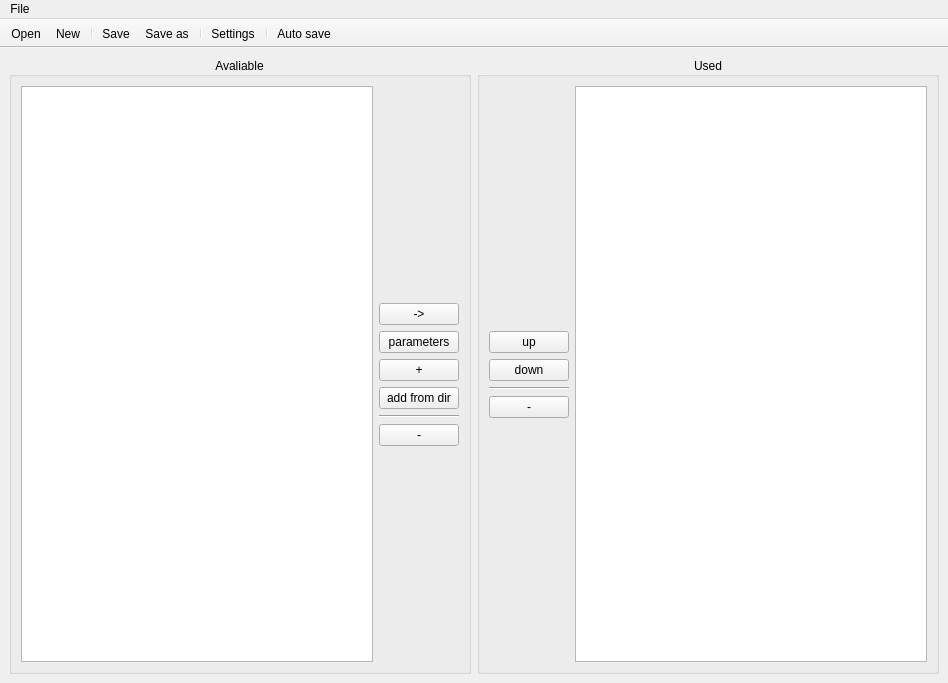
<?xml version="1.0" encoding="UTF-8"?>
<ui version="4.0">
 <class>MainWindow</class>
 <widget class="QMainWindow" name="MainWindow">
  <property name="geometry">
   <rect>
    <x>0</x>
    <y>0</y>
    <width>948</width>
    <height>683</height>
   </rect>
  </property>
  <property name="windowTitle">
   <string notr="true">basalt_gui</string>
  </property>
  <widget class="QWidget" name="centralwidget">
   <layout class="QHBoxLayout" name="horizontalLayout_3">
    <item>
     <widget class="QGroupBox" name="avaliable">
      <property name="title">
       <string>Avaliable</string>
      </property>
      <property name="alignment">
       <set>Qt::AlignCenter</set>
      </property>
      <layout class="QHBoxLayout" name="horizontalLayout_2">
       <item>
        <widget class="QListView" name="avaliableList">
         <property name="selectionBehavior">
          <enum>QAbstractItemView::SelectRows</enum>
         </property>
        </widget>
       </item>
       <item>
        <layout class="QVBoxLayout" name="verticalLayout">
         <item>
          <spacer name="verticalSpacer">
           <property name="orientation">
            <enum>Qt::Vertical</enum>
           </property>
           <property name="sizeHint" stdset="0">
            <size>
             <width>20</width>
             <height>40</height>
            </size>
           </property>
          </spacer>
         </item>
         <item>
          <widget class="QPushButton" name="use">
           <property name="toolTip">
            <string>Use selected effect</string>
           </property>
           <property name="text">
            <string notr="true">-&gt;</string>
           </property>
          </widget>
         </item>
         <item>
          <widget class="QPushButton" name="edit">
           <property name="toolTip">
            <string>Open selected effect`s parameters</string>
           </property>
           <property name="text">
            <string>parameters</string>
           </property>
          </widget>
         </item>
         <item>
          <widget class="QPushButton" name="add">
           <property name="toolTip">
            <string>Add effect</string>
           </property>
           <property name="text">
            <string notr="true">+</string>
           </property>
          </widget>
         </item>
         <item>
          <widget class="QPushButton" name="addFromDir">
           <property name="toolTip">
            <string>Add all effects from directory</string>
           </property>
           <property name="text">
            <string>add from dir</string>
           </property>
          </widget>
         </item>
         <item>
          <widget class="Line" name="line">
           <property name="orientation">
            <enum>Qt::Horizontal</enum>
           </property>
          </widget>
         </item>
         <item>
          <widget class="QPushButton" name="deleteAvaliable">
           <property name="toolTip">
            <string>Remove selected effect from list</string>
           </property>
           <property name="text">
            <string notr="true">-</string>
           </property>
          </widget>
         </item>
         <item>
          <spacer name="verticalSpacer_2">
           <property name="orientation">
            <enum>Qt::Vertical</enum>
           </property>
           <property name="sizeHint" stdset="0">
            <size>
             <width>20</width>
             <height>40</height>
            </size>
           </property>
          </spacer>
         </item>
        </layout>
       </item>
      </layout>
     </widget>
    </item>
    <item>
     <widget class="QGroupBox" name="used">
      <property name="title">
       <string>Used</string>
      </property>
      <property name="alignment">
       <set>Qt::AlignCenter</set>
      </property>
      <layout class="QHBoxLayout" name="horizontalLayout">
       <item>
        <layout class="QVBoxLayout" name="verticalLayout_2">
         <item>
          <spacer name="verticalSpacer_3">
           <property name="orientation">
            <enum>Qt::Vertical</enum>
           </property>
           <property name="sizeHint" stdset="0">
            <size>
             <width>20</width>
             <height>40</height>
            </size>
           </property>
          </spacer>
         </item>
         <item>
          <widget class="QPushButton" name="up">
           <property name="toolTip">
            <string>Move selected effect upper</string>
           </property>
           <property name="text">
            <string>up</string>
           </property>
          </widget>
         </item>
         <item>
          <widget class="QPushButton" name="down">
           <property name="toolTip">
            <string>Move selected effect down</string>
           </property>
           <property name="text">
            <string>down</string>
           </property>
          </widget>
         </item>
         <item>
          <widget class="Line" name="line_2">
           <property name="orientation">
            <enum>Qt::Horizontal</enum>
           </property>
          </widget>
         </item>
         <item>
          <widget class="QPushButton" name="deleteUsed">
           <property name="toolTip">
            <string>Remove selected effect from used effects list</string>
           </property>
           <property name="text">
            <string notr="true">-</string>
           </property>
          </widget>
         </item>
         <item>
          <spacer name="verticalSpacer_4">
           <property name="orientation">
            <enum>Qt::Vertical</enum>
           </property>
           <property name="sizeHint" stdset="0">
            <size>
             <width>20</width>
             <height>40</height>
            </size>
           </property>
          </spacer>
         </item>
        </layout>
       </item>
       <item>
        <widget class="QListView" name="usedList">
         <property name="selectionBehavior">
          <enum>QAbstractItemView::SelectRows</enum>
         </property>
        </widget>
       </item>
      </layout>
     </widget>
    </item>
   </layout>
  </widget>
  <widget class="QMenuBar" name="menubar">
   <property name="geometry">
    <rect>
     <x>0</x>
     <y>0</y>
     <width>948</width>
     <height>22</height>
    </rect>
   </property>
   <widget class="QMenu" name="menuFile">
    <property name="title">
     <string>File</string>
    </property>
    <addaction name="actionOpen"/>
    <addaction name="actionNew"/>
    <addaction name="separator"/>
    <addaction name="actionSave"/>
    <addaction name="actionSaveAs"/>
    <addaction name="separator"/>
    <addaction name="actionSettings"/>
    <addaction name="separator"/>
    <addaction name="actionAutoSave"/>
   </widget>
   <addaction name="menuFile"/>
  </widget>
  <widget class="QToolBar" name="toolBar">
   <property name="movable">
    <bool>false</bool>
   </property>
   <attribute name="toolBarArea">
    <enum>TopToolBarArea</enum>
   </attribute>
   <attribute name="toolBarBreak">
    <bool>false</bool>
   </attribute>
   <addaction name="actionOpen"/>
   <addaction name="actionNew"/>
   <addaction name="separator"/>
   <addaction name="actionSave"/>
   <addaction name="actionSaveAs"/>
   <addaction name="separator"/>
   <addaction name="actionSettings"/>
   <addaction name="separator"/>
   <addaction name="actionAutoSave"/>
  </widget>
  <action name="actionSave">
   <property name="icon">
    <iconset theme="document-save">
     <normaloff>.</normaloff>.</iconset>
   </property>
   <property name="text">
    <string>Save</string>
   </property>
   <property name="toolTip">
    <string>Save file</string>
   </property>
   <property name="shortcut">
    <string notr="true">Ctrl+S</string>
   </property>
  </action>
  <action name="actionSaveAs">
   <property name="icon">
    <iconset theme="document-save-as">
     <normaloff>.</normaloff>.</iconset>
   </property>
   <property name="text">
    <string>Save as</string>
   </property>
   <property name="toolTip">
    <string>Save file as</string>
   </property>
   <property name="shortcut">
    <string notr="true">Ctrl+Shift+S</string>
   </property>
  </action>
  <action name="actionOpen">
   <property name="icon">
    <iconset theme="document-open">
     <normaloff>.</normaloff>.</iconset>
   </property>
   <property name="text">
    <string>Open</string>
   </property>
   <property name="toolTip">
    <string>Open file</string>
   </property>
   <property name="shortcut">
    <string notr="true">Ctrl+O</string>
   </property>
  </action>
  <action name="actionSettings">
   <property name="icon">
    <iconset theme="preferences-system">
     <normaloff>.</normaloff>.</iconset>
   </property>
   <property name="text">
    <string>Settings</string>
   </property>
   <property name="toolTip">
    <string>Open settings</string>
   </property>
  </action>
  <action name="actionNew">
   <property name="icon">
    <iconset theme="document-new">
     <normaloff>.</normaloff>.</iconset>
   </property>
   <property name="text">
    <string>New</string>
   </property>
   <property name="toolTip">
    <string>Create new file</string>
   </property>
   <property name="shortcut">
    <string notr="true">Ctrl+N</string>
   </property>
  </action>
  <action name="actionAutoSave">
   <property name="checkable">
    <bool>true</bool>
   </property>
   <property name="text">
    <string>Auto save</string>
   </property>
   <property name="toolTip">
    <string>Auto save file every 2 seconds</string>
   </property>
  </action>
 </widget>
 <resources/>
 <connections/>
</ui>
